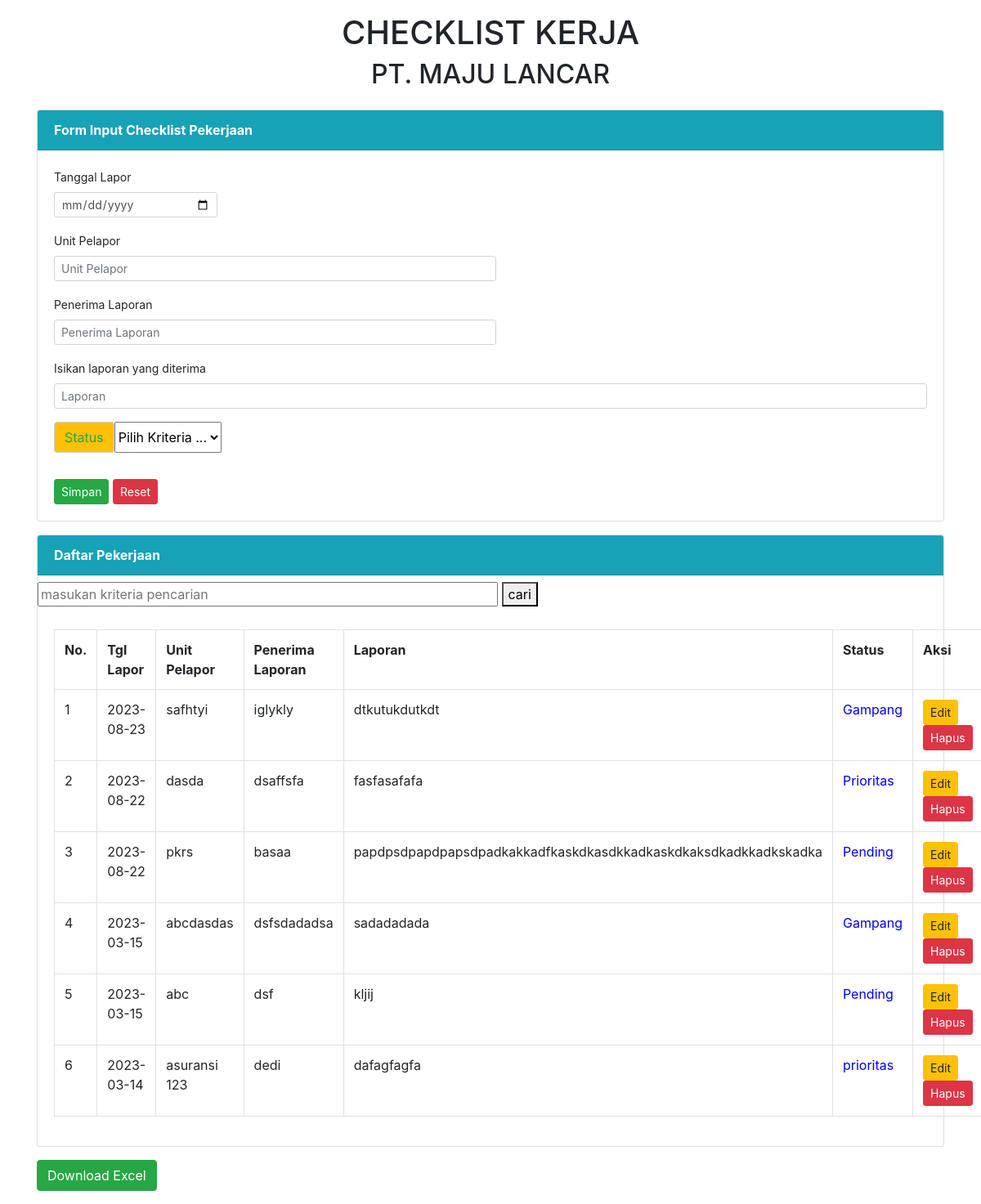
The page / on the database its author committed.
### tables this page shows
CREATE TABLE `pekerjaan_upsrs` (
  `ID` int(100) NOT NULL,
  `No` int(255) NOT NULL,
  `tgl_lapor` date NOT NULL,
  `unit_pelapor` varchar(255) NOT NULL,
  `penerima_laporan` varchar(255) NOT NULL,
  `laporan` varchar(255) NOT NULL,
  `kriteria` varchar(255) NOT NULL
);

### kriteria.php (called while the page is built)
<?php
	$pilihan_nilai = $_POST['kriteria'];
	if($pilihan_nilai === 'Prioritas'){
		$color = '#FF0055';
	} elseif($pilihan_nilai === 'Pending'){
		$color = 'yellow';
	} elseif($pilihan_nilai === 'Gampang'){
		$color = 'green';
	} else {
		$color = 'blue';
	}
?>

### index.php (the view, shortened to what this page needs)
<?php
include 'function.php';
include 'kriteria.php';
?>
<!DOCTYPE html>
<html lang="en">
<head>
		<link rel="stylesheet" type="text/css" href="css/bootstrap.min.css">
</head>
<body>
	<div class="container">
    <h1 class="text-center mt-3">CHECKLIST KERJA</h1>
		<h2 class="text-center mb-4">PT. MAJU LANCAR</h2>
		<div class="card">
			<div class="card-header bg-info text-white">
				<b>Form Input Checklist Pekerjaan</b>
			</div>
			<div class="card-body">
				<form method="post" action="">
					<div class="form-group">
						<label>Tanggal Lapor</label>
						<input style="width: 200px" class="form-control form-control-sm" type="date" name="tgllapor" value="<?=@$vtgllapor?>" placeholder="Tanggal Lapor" required>
					</div>
					<div class="form-group mt-2">
						<label>Unit Pelapor</label>
						<input style="width: 541px" class="form-control form-control-sm" type="text" name="unitpelapor" value="<?=@$vunitpelapor?>" placeholder="Unit Pelapor" required>
					</div>
					<div class="form-group mt-2">
						<label>Penerima Laporan</label>
						<input style="width: 541px" class="form-control form-control-sm" type="text" name="penerimalaporan" value="<?=@$vpenerimalaporan?>" placeholder="Penerima Laporan" required>
					</div>
					<div class="form-group mt-2">
						<label>Isikan laporan yang diterima</label>
						<input class="form-control form-control-sm" type="text" name="laporan" value="<?=@$vlaporan?>" placeholder="Laporan" required></input>
					</div>
					<div class="form-group mt-2">
                        <div class="input-group input-group-sm mb-3">
                            <label class="input-group-text bg-warning text-success" for="inputGroupSelect01">Status</label>
                            <select class="form-select form-select-md" id="inputUser" name="kriteria" value="<?=@$vkriteria?>" required>
                                <option selected>Pilih Kriteria ...</option>
                            </select>
                        </div>
					</div>
					<button type="submit" class="btn btn-success mt-3 btn-sm" name="submit">Simpan</button>
					<button type="reset" class="btn btn-danger mt-3 btn-sm" name="reset">Reset</button>
				</form>
			</div>
		</div>
		<div class="card mt-3">
			<div class="card-header bg-info text-white">
				<b>Daftar Pekerjaan</b>
			</div>
			<form action="" method='post'>
				<input type="text" name='keyword' size="50" class="my-2" placeholder="masukan kriteria pencarian">
				<button type="submit" name='cari'>cari</button>
			</form>
			<div class="card-body">
				<table class="table table-bordered">
					<tr>
						<th style="width: 60px">No.</th>
						<th style="width: 110px">Tgl Lapor</th>
						<th style="width: 150px">Unit Pelapor</th>
						<th style="width: 160px">Penerima Laporan</th>
						<th style="width: 320px">Laporan</th>
						<th style="width: 120px">Status</th>
						<th style="width: 120px">Aksi</th>
					</tr>
					<?php
						$no = 1;
						$tampil = mysqli_query($koneksi, "SELECT * FROM pekerjaan_upsrs order by ID desc");
						while($data = mysqli_fetch_array($tampil)) :
					?>
					<tr>
						<td><?php echo $no++;?></td>
						<td><?=$data['tgl_lapor']?></td>
						<td><?=$data['unit_pelapor']?></td>
						<td><?=$data['penerima_laporan']?></td>
						<td><?=$data['laporan']?></td>
						<td style="color: <?=$color;?>"><?=$data['kriteria']?></td>
						<td>
							<a href="index.php?hal=edit&id=<?=$data['ID']?>" class="btn btn-warning btn-sm"> Edit </a>
							<a href="index.php?hal=hapus&id=<?=$data['ID']?>"
               				onclick= "return confirm ('Apakah yakin ingin menghapus data ini?')" class="btn btn-danger btn-sm" > Hapus </a>
						</td>
					</tr>
					<?php endwhile;  ?>
				</table>
			</div>
		</div>
        <a target=_blank href="export.php" class="btn btn-success mt-3 mb-3"> Download Excel </a>
	</div>
</body>
</html>

### index.php (style rules this page uses)
label { font-size: 14px; }

### rows shown on the page
pekerjaan_upsrs: tgl_lapor "2023-08-23", unit_pelapor "safhtyi", penerima_laporan "iglykly", laporan "dtkutukdutkdt", kriteria "Gampang"
pekerjaan_upsrs: tgl_lapor "2023-08-22", unit_pelapor "dasda", penerima_laporan "dsaffsfa", laporan "fasfasafafa", kriteria "Prioritas"
pekerjaan_upsrs: tgl_lapor "2023-08-22", unit_pelapor "pkrs", penerima_laporan "basaa", laporan "papdpsdpapdpapsdpadkakkadfkaskdkasdkkadkaskdkaksdkadkkadkskadka", kriteria "Pending"
pekerjaan_upsrs: tgl_lapor "2023-03-15", unit_pelapor "abcdasdas", penerima_laporan "dsfsdadadsa", laporan "sadadadada", kriteria "Gampang"
pekerjaan_upsrs: tgl_lapor "2023-03-15", unit_pelapor "abc", penerima_laporan "dsf", laporan "kljij", kriteria "Pending"
pekerjaan_upsrs: tgl_lapor "2023-03-14", unit_pelapor "asuransi 123", penerima_laporan "dedi", laporan "dafagfagfa", kriteria "prioritas"
